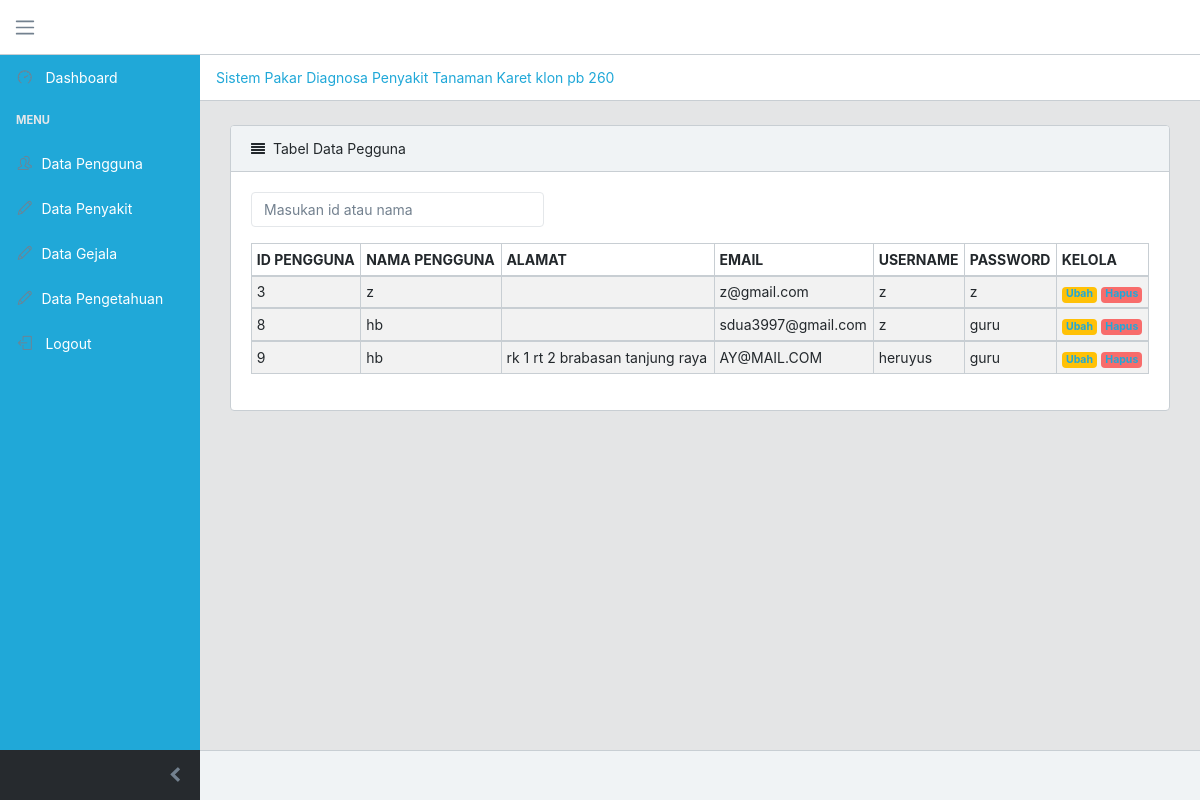
Page /index.php/data_pengguna on the committed database.
### tables this page shows
CREATE TABLE `pengguna` (
  `id_pengguna` int(11) NOT NULL,
  `nama_pengguna` varchar(50) NOT NULL,
  `alamat` varchar(256) NOT NULL,
  `email` varchar(30) NOT NULL,
  `username` varchar(20) NOT NULL,
  `password` varchar(20) NOT NULL
);

### application/views/module/module_sp/view_data_pengguna.php (called while the page is built)
<?php
include "template/header.php";
include "pengguna/listpengguna.php";
include "template/footer.php";
?>

### application/controllers/Data_pengguna.php (called while the page is built, shortened)
<?php
class Data_pengguna extends CI_Controller
{
	private $model = NULL;
	public function __construct()
	{
		$this->load->model('Pengguna_model');
		$this->model = $this->Pengguna_model;
	}
	public function index()
	{
		if (isset($_GET['tambah'])) {
			$this->load->view('module/module_sp/view_tambah_pengguna', ['model' => $this->model]);
		} else {
			$this->select();
		}
	}
	public function select()
	{
		if (isset($_POST['kunci'])) {
			$kunci = $_POST['kunci'];
			$rows = $this->model->searching($kunci);
			$this->load->view('module/module_sp/view_data_pengguna', ['rows' => $rows]);
		} else {
			$rows = $this->model->select();
			$this->load->view('module/module_sp/view_data_pengguna', ['rows' => $rows]);
		}
	}
}

### index.php (called while the page is built, shortened)
<?php
require_once BASEPATH.'core/CodeIgniter.php';

### application/models/Pengguna_model.php (called while the page is built, shortened)
<?php
class Pengguna_model extends CI_Model
{
	public function select()
	{
		$query = $this->db->get('pengguna');
		return $query->result();
	}
}

### application/views/module/module_sp/pengguna/listpengguna.php (the view, shortened to what this page needs)
<!DOCTYPE html>
<html>
<head>
</head>
<body>
  <div class="container-fluid">
    <div class="animated fadeIn">
      <div class="row">
        <div class="col-lg-12">
          <div class="card">
            <div class="card-header">
              <i class="fa fa-align-justify"></i>Tabel Data Pegguna
            </div>
            <div class="card-body">
              <nav>
                <form method="post">
                  <ul class="pagination">
                    <li class="page-item">
                      <input class="form-control" type="text" placeholder="Masukan id atau nama" name="kunci">
                    </li>
                  </ul>
              </nav>
              <table class="table table-responsive-sm table-bordered table-striped table-sm">
                <thead>
                  <tr>
                    <th>ID PENGGUNA</th>
                    <th>NAMA PENGGUNA</th>
                    <th>ALAMAT</th>
                    <th>EMAIL</th>
                    <th>USERNAME</th>
                    <th>PASSWORD</th>
                    <th>KELOLA</th>
                  </tr>
                </thead>
                <?php
                foreach ($rows as $row) {
                ?>
                  <tbody>
                    <tr>
                      <td><?php echo $row->id_pengguna; ?></td>
                      <td><?php echo $row->nama_pengguna; ?></td>
                      <td><?php echo $row->alamat; ?></td>
                      <td><?php echo $row->email; ?></td>
                      <td><?php echo $row->username; ?></td>
                      <td><?php echo $row->password; ?></td>
                      <td>
                        <span class="badge badge-warning"><a href="<?php echo base_url('index.php/sp_controller/data_pengguna/update?id_pengguna=' . $row->id_pengguna); ?>">Ubah</a></span>
                        <span class="badge badge-danger"><a href="<?php echo base_url('index.php/sp_controller/data_pengguna/delete?id_pengguna=' . $row->id_pengguna); ?>" onclick="return confirm('Apakah Anda Yakin Ingin Hapus Data Ini ?')">Hapus</a></span>
                      </td>
                    </tr>
                  </tbody>
                <?php
                } ?>
              </table>
            </div>
          </div>
        </div>
      </div>
    </div>
  </div>
</body>
</html>

### application/views/module/module_sp/template/header.php (shortened to what this page needs)
<!DOCTYPE html>
<html lang="en">
<head>
  <link href="<?php echo base_url('assets/vendors/@coreui/icons/css/coreui-icons.min.css') ?>" rel="stylesheet" type="text/css">
  <link href="<?php echo base_url('assets/vendors/flag-icon-css/css/flag-icon.min.css') ?>" rel="stylesheet" type="text/css">
  <link href="<?php echo base_url('assets/vendors/font-awesome/css/font-awesome.min.css') ?>" rel="stylesheet" type="text/css">
  <link href="<?php echo base_url('assets/vendors/simple-line-icons/css/simple-line-icons.css') ?>" rel="stylesheet" type="text/css">
  <link href="<?php echo base_url('assets/css/style.css" rel="stylesheet" type="text/css') ?>">
  <link href="<?php echo base_url('assets/vendors/pace-progress/css/pace.min.css') ?>" rel="stylesheet" type="text/css">
</head>
<body class="app header-fixed sidebar-fixed aside-menu-fixed sidebar-lg-show">
  <header class="app-header navbar">
    <button class="navbar-toggler sidebar-toggler d-md-down-none" type="button" data-toggle="sidebar-lg-show">
      <span class="navbar-toggler-icon"></span>
    </button>
  </header>
  <div class="app-body">
    <div class="sidebar">
      <nav class="sidebar-nav bg-primary">
        <ul class="nav">
          <li class="nav-item">
            <a class="nav-link" href="<?php echo base_url('index.php/profile_admin/index'); ?>">
              <i class="nav-icon icon-speedometer"></i> Dashboard
            </a>
          </li>
          <li class="nav-title">Menu</li>
          <li class="nav-item">
            <a class="nav-link" href="<?php echo base_url('data_pengguna/index'); ?>">
              <i class="nav-icon icon-people"></i>Data Pengguna</a>
          </li>
          <li class="nav-item">
            <a class="nav-link" href="<?php echo base_url('index.php/data_penyakit/index'); ?>">
              <i class="nav-icon icon-pencil"></i>Data Penyakit</a>
          </li>
          <li class="nav-item">
            <a class="nav-link" href="<?php echo base_url('index.php/data_gejala/index'); ?>">
              <i class="nav-icon icon-pencil"></i>Data Gejala</a>
          </li>
          <li class="nav-item">
            <a class="nav-link" href="<?php echo base_url('index.php/data_pengetahuan/index'); ?>">
              <i class="nav-icon icon-pencil"></i>Data Pengetahuan</a>
          </li>
          <li class="nav-item">
            <a class="nav-link" href="<?php echo base_url('index.php/login/logout'); ?>">
              <i class="nav-icon icon-logout"></i> Logout
            </a>
          </li>
      </nav>
      <button class="sidebar-minimizer brand-minimizer" type="button"></button>
    </div>
    <main class="main">
      <ol class="breadcrumb">
        <li class="breadcrumb-item" align="center"><a href="#">Sistem Pakar Diagnosa Penyakit Tanaman Karet klon pb 260</a></li>
      </ol>
</body>
</html>

### application/views/module/module_sp/template/footer.php (shortened to what this page needs)
<!DOCTYPE html>
<html>
<head>
</head>
<body>
    <footer class="app-footer">
    </footer>
</body>
</html>

### rows in the picture
pengguna: id_pengguna "3", nama_pengguna "z", email "z@gmail.com", username "z", password "z"
pengguna: id_pengguna "8", nama_pengguna "hb", email "sdua3997@gmail.com", username "z", password "guru"
pengguna: id_pengguna "9", nama_pengguna "hb", alamat "rk 1 rt 2 brabasan tanjung raya", email "AY@MAIL.COM", username "heruyus", password "guru"
